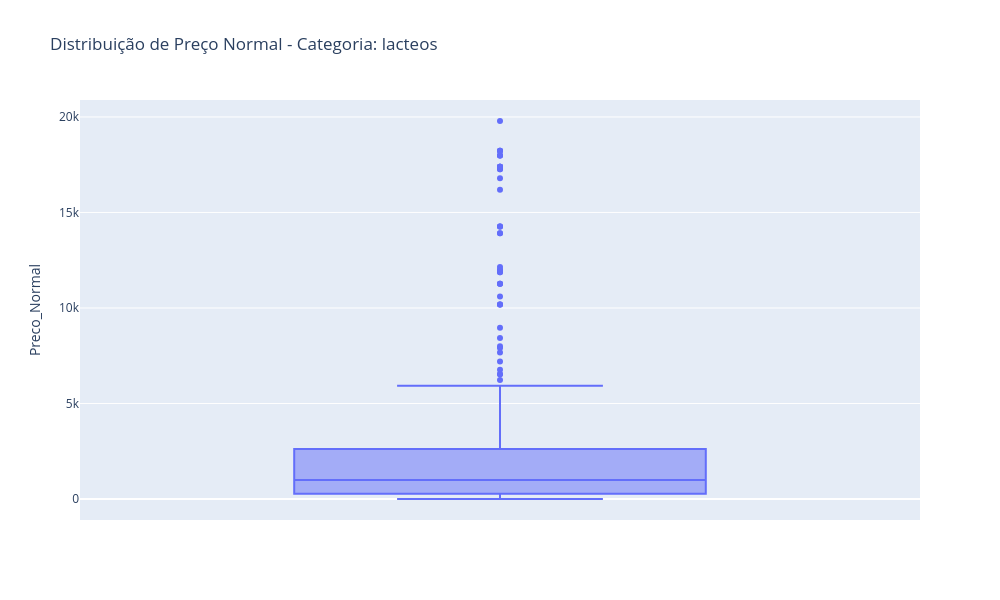

This figure's notebook cell:
### Markdown cell above
Dica: Para trazer apenas os dados da categoria que você deseja você pode usar o df.loc[df['Categoria'] == 'CATEGORIA ESCOLHIDA'

### Code cell
categoria_maior_desvio = desvio_categoria.iloc[0]['Categoria']

df_categoria = df[df['Categoria'] == categoria_maior_desvio]

fig = px.box(data_frame=df_categoria, y='Preco_Normal',
             title=f'Distribuição de Preço Normal - Categoria: {categoria_maior_desvio}')
fig.update_layout(
    width=1000,
    height=600
)

fig.show()

### Figure 1 — Plotly figure (JSON) as saved in the notebook; plotly's stock layout.template omitted (floating-point values rounded to 4 significant figures; data arrays with more than 128 entries replaced by an {"elided": "..."} marker saying what was removed)
{"data": [{"alignmentgroup": "True", "hovertemplate": "Preco_Normal=%{y}<extra></extra>", "legendgroup": "", "marker": {"color": "#636efa"}, "name": "", "notched": false, "offsetgroup": "", "orientation": "v", "showlegend": false, "type": "box", "x0": " ", "xaxis": "x", "y": {"elided": "447 int values"}, "y0": " ", "yaxis": "y"}], "layout": {"boxmode": "group", "height": 600, "legend": {"tracegroupgap": 0}, "title": {"text": "Distribuição de Preço Normal - Categoria: lacteos"}, "width": 1000, "xaxis": {"anchor": "y", "autorange": true, "domain": [0, 1], "range": [-0.5, 0.5], "type": "category"}, "yaxis": {"anchor": "x", "autorange": true, "domain": [0, 1], "range": [-1099.0, 20890.0], "title": {"text": "Preco_Normal"}, "type": "linear"}}}
